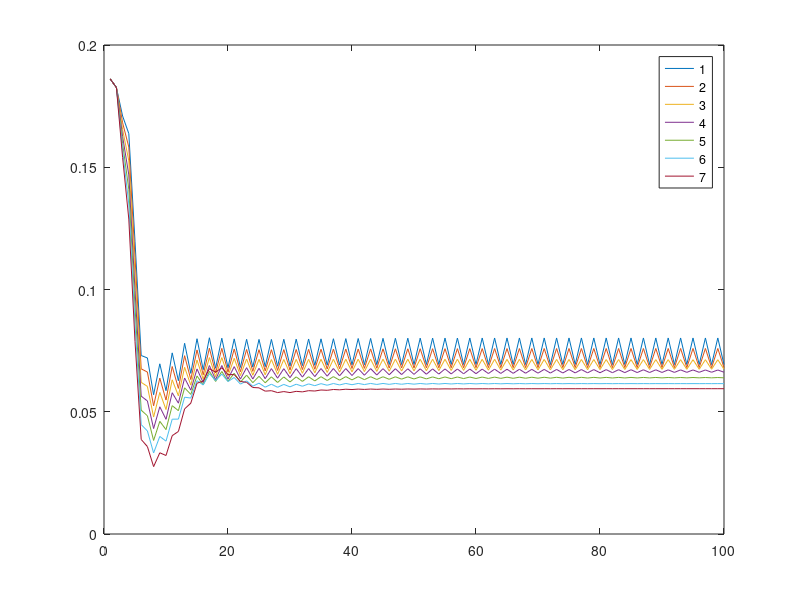

Recreate this plot in MATLAB.
clear;
clc;
k=10;
for i=1:k
x(1,i) =15000000;
y(1,i) =100000;
% z(1) =200; 
z(1,i) =800; 
M(1,i)=10000;
F(1,i)=7000;
% M(1)=70000;
% F(1)=70000;
s(1,i)=500000;
end
    
    Kx =15000000;
    Ks =500000;
    
    r=0.15;
    r1=0.2;
    
    kpr=1;
    
%     mx=0.1;
%     mmf=0.2;
%     ms=0.2;
%     alpha =0.56+(0.78-0.56)/(1+exp(0.6*(y)/Ky));
    mx=0.0000005;
    mmf=0.0001;
    ms=0.00005;

    dy=0.61;
    dg=0.25;
    ds=0.54;
    dz=0.1;
    dm=0.5;
    df=0.5;
    
%     dy=0.61;
%     dg=0.1;
%     ds=0.54;
%     dz=0.1;
%     dm=0.1;
%     df=0.1;
for i=1:k
   for n=1:100
    Ky =0.1*(x(n,i));
    Kz =0.15*(M(n,i)+F(n,i));
    Kl =0.1*(s(n,i));
    qz =0.24*(1-z(n,i)/Kz);
    %alpha =0.56+(0.78-0.56)/(1+exp(0.6*(y(n))/Ky));    
    alpha =0.56+(0.78-0.56)*i/k;
    x_ =x(n,i)*r*(1-x(n,i)/Kx)-y(n,i)*(mx*x(n,i));
    y_ =y(n,i)*(-dy-dg)+30*F(n,i)*exp(-y(n,i)/Ky);
    %y_ =y.*(-dy-dg)+300*F*exp(1-y/Ky);
    z_ =z(n,i)*(qz-dz);
    M_ =(alpha).*dg*y(n,i)*exp(-(M(n,i)+F(n,i))/Kl)-(mmf*(M(n,i)+F(n,i)))*z(n,i)-dm*M(n,i);
    F_ =y(n,i)*(1-alpha)*dg*exp(-(M(n,i)+F(n,i))/Kl)-(mmf*(M(n,i)+F(n,i)))*z(n,i)-df*F(n,i);
    %s_ =s.*r1.*exp(1-s/Ks)-kpr.*ds.*(M+F).*(ms*s);  
    s_ =s(n,i)*r1*exp(-s(n,i)/Ks)-kpr*ds*(M(n,i)+F(n,i))*(ms*s(n,i));
    
    sum=x(n,i)+y(n,i)+M(n,i)+F(n,i)+z(n,i)+s(n,i);
    P1=x(n,i)/sum;
    P2=(y(n,i)+M(n,i)+F(n,i))/sum;
    P3=z(n,i)/sum;
    P4=s(n,i)/sum;
    sn(n,i)=-P1*log(P1)-P2*log(P2)-P3*log(P3)-P4*log(P4);

    x(n+1,i)=x(n,i)+x_;
    y(n+1,i)=y(n,i)+y_;
    z(n+1,i)=z(n,i)+z_;
    M(n+1,i)=M(n,i)+M_;
    F(n+1,i)=F(n,i)+F_;
    s(n+1,i)=s(n,i)+s_;
   end
end
for i=1:k-3
    plot(sn(:,i));
    hold on;
end
legend('1','2','3','4','5','6','7');